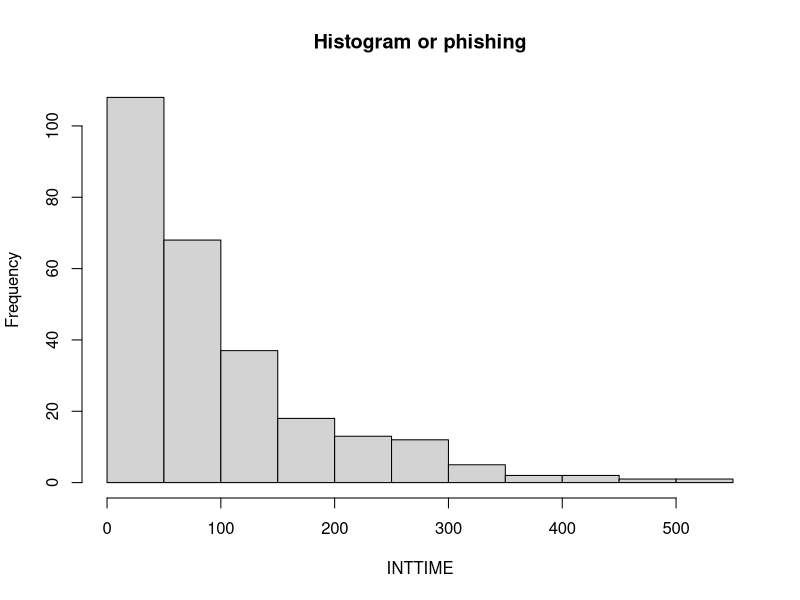

R code for this plot: (Note: this script raises an error after producing the figure.)
## ---- chunk 1
knitr::opts_chunk$set(echo = TRUE)
## ---- chunk 2
0+exp(-120/95)
## ---- chunk 3
phishing <- read.csv("PHISHING.csv")
hist(phishing$INTTIME, xlab = "INTTIME", main = "Histogram or phishing")
## ---- chunk 4
alpha = 3
beta = 0.07
mean = alpha*beta
var = alpha*(beta)^2
mean
var
## ---- chunk 5
# High end
mean+3*sqrt(var)
# Low end
mean-3*sqrt(var)
## ---- chunk 6
alpha1 = 2
beta1 = 2
alpha2 = 1
beta2 = 4
mean1 = alpha1*beta1
mean2 = alpha2*beta2
mean1
mean2
## ---- chunk 7
var1 = alpha1*(beta1)^2
var2 = alpha2*(beta2)^2
var1
var2
## ---- chunk 8
1-exp(-2^2/4)
## ---- chunk 9
mean = 4^{1/2}*gamma(3/2)
mean
## ---- chunk 10
sigmaSquared = 4^(2/2)*((gamma((2+2)/2))-(gamma(3/2))^2)
sigma = sqrt(sigmaSquared)
sigma
## ---- chunk 11
# High range
high = mean+2*sigma
high
# Low range
low = mean-2*sigma
low

(1-exp(-high^2/4))-(1-exp(-0^2/4))
## ---- chunk 12
1-(1-exp(-6^2/4))
## ---- chunk 13
mean = (2/(2+9))
mean
## ---- chunk 14
var = (2*9)/((2+9)^2*(2+9+1))
var
## ---- chunk 15
1-1/beta(2,9)*(-0.4*(1-0.4)^9/9-(((1-0.4)^10/(9*10))-(1)^10/(9*10)))
## ---- chunk 16
1/beta(2,9)*(-0.1*(1-0.1)^9/9-(((1-0.1)^10/(9*10))-(1)^10/(9*10)))
## ---- chunk 17
alpha = 2
beta = 16
alpha
beta
## ---- chunk 18
mean = beta^{1/alpha}*gamma((alpha+1)/alpha)
var = beta^{2/alpha}*(gamma((alpha+2)/alpha)-(gamma((alpha+1)/alpha))^2)
mean
var
## ---- chunk 19
1-(1-exp(-(6)^alpha/beta))
## ---- chunk 20
(1/6)*(1/6)
## ---- chunk 21
knitr::include_graphics("Q8.png")
## ---- chunk 22
knitr::include_graphics("Q11.png")
## ---- chunk 23
sigmaSquared = (1/60^2)*(60/3)
sigmaSquared
## ---- chunk 24
sigma = sqrt(sigmaSquared)
sigma
## ---- chunk 25
knitr::include_graphics("Q14.png")
## ---- chunk 26
v = c(1.32,0,13.1,.919,.657,3.0,1.32,4.09,4.45,0)
mu = mean(v)
mu
sigma = sqrt(var(v))
sigma

# Range Estimate
mu-sigma
mu+sigma
## ---- chunk 27
knitr::include_graphics("Q15.png")
## ---- chunk 28
knitr::include_graphics("Q16.png")
